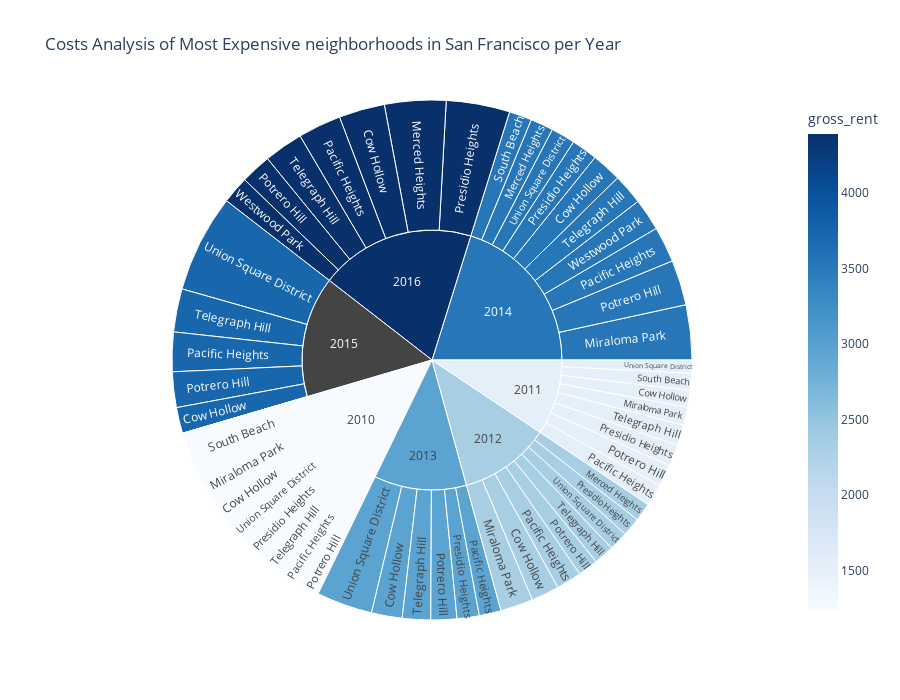

The notebook cell this image was saved under:
### Markdown cell above
### Create a sunburst chart to conduct a costs analysis of most expensive neighborhoods in San Francisco per year

### Code cell
# Sunburst Plot
fig = px.sunburst(
    df_expensive_neighborhoods_per_year,
    path=["year", "neighborhood"],
    values='sale_price_sqr_foot',
    color='gross_rent', 
    color_continuous_scale='Blues',
    title="Costs Analysis of Most Expensive neighborhoods in San Francisco per Year",
    height=700
)


fig.show()

### Figure 1 — Plotly figure (JSON) as saved in the notebook; plotly's stock layout.template omitted (floating-point values rounded to 4 significant figures)
{"data": [{"branchvalues": "total", "customdata": [[1239], [1530.0], [2324], [2971], [3528.0], [3739.0], [4390], [2324], [3528], [4390], [1239], [1530], [2324], [3528.0], [1239], [1530], [2324], [2971], [3528], [3739], [4390], [1239], [1530], [2324], [2971], [3528], [3739], [4390], [1239], [1530], [2324], [2971], [3528], [null], [4390], [1239], [1530.0], [3528], [1239], [1530], [2324], [2971], [3528.0], [3739], [4390], [1239], [1530], [2324], [2971], [3528], [3739.0], [3528.0], [4390], [1239.0], [1530], [2324.0], [2971], [3528], [null], [4390]], "domain": {"x": [0, 1], "y": [0, 1]}, "hovertemplate": "labels=%{label}<br>sale_price_sqr_foot=%{value}<br>parent=%{parent}<br>id=%{id}<br>gross_rent=%{color}<extra></extra>", "ids": ["2010/Cow Hollow", "2011/Cow Hollow", "2012/Cow Hollow", "2013/Cow Hollow", "2014/Cow Hollow", "2015/Cow Hollow", "2016/Cow Hollow", "2012/Merced Heights", "2014/Merced Heights", "2016/Merced Heights", "2010/Miraloma Park", "2011/Miraloma Park", "2012/Miraloma Park", "2014/Miraloma Park", "2010/Pacific Heights", "2011/Pacific Heights", "2012/Pacific Heights", "2013/Pacific Heights", "2014/Pacific Heights", "2015/Pacific Heights", "2016/Pacific Heights", "2010/Potrero Hill", "2011/Potrero Hill", "2012/Potrero Hill", "2013/Potrero Hill", "2014/Potrero Hill", "2015/Potrero Hill", "2016/Potrero Hill", "2010/Presidio Heights", "2011/Presidio Heights", "2012/Presidio Heights", "2013/Presidio Heights", "2014/Presidio Heights", "2015/Presidio Heights", "2016/Presidio Heights", "2010/South Beach", "2011/South Beach", "2014/South Beach", "2010/Telegraph Hill", "2011/Telegraph Hill", "2012/Telegraph Hill", "2013/Telegraph Hill", "2014/Telegraph Hill", "2015/Telegraph Hill", "2016/Telegraph Hill", "2010/Union Square District", "2011/Union Square District", "2012/Union Square District", "2013/Union Square District", "2014/Union Square District", "2015/Union Square District", "2014/Westwood Park", "2016/Westwood Park", "2010", "2011", "2012", "2013", "2014", "2015", "2016"], "labels": ["Cow Hollow", "Cow Hollow", "Cow Hollow", "Cow Hollow", "Cow Hollow", "Cow Hollow", "Cow Hollow", "Merced Heights", "Merced Heights", "Merced Heights", "Miraloma Park", "Miraloma Park", "Miraloma Park", "Miraloma Park", "Pacific Heights", "Pacific Heights", "Pacific Heights", "Pacific Heights", "Pacific Heights", "Pacific Heights", "Pacific Heights", "Potrero Hill", "Potrero Hill", "Potrero Hill", "Potrero Hill", "Potrero Hill", "Potrero Hill", "Potrero Hill", "Presidio Heights", "Presidio Heights", "Presidio Heights", "Presidio Heights", "Presidio Heights", "Presidio Heights", "Presidio Heights", "South Beach", "South Beach", "South Beach", "Telegraph Hill", "Telegraph Hill", "Telegraph Hill", "Telegraph Hill", "Telegraph Hill", "Telegraph Hill", "Telegraph Hill", "Union Square District", "Union Square District", "Union Square District", "Union Square District", "Union Square District", "Union Square District", "Westwood Park", "Westwood Park", "2010", "2011", "2012", "2013", "2014", "2015", "2016"], "marker": {"coloraxis": "coloraxis", "colors": [1239, 1530.0, 2324, 2971, 3528.0, 3739.0, 4390, 2324, 3528, 4390, 1239, 1530, 2324, 3528.0, 1239, 1530, 2324, 2971, 3528, 3739, 4390, 1239, 1530, 2324, 2971, 3528, 3739, 4390, 1239, 1530, 2324, 2971, 3528, null, 4390, 1239, 1530.0, 3528, 1239, 1530, 2324, 2971, 3528.0, 3739, 4390, 1239, 1530, 2324, 2971, 3528, 3739.0, 3528.0, 4390, 1239.0, 1530, 2324.0, 2971, 3528, null, 4390]}, "name": "", "parents": ["2010", "2011", "2012", "2013", "2014", "2015", "2016", "2012", "2014", "2016", "2010", "2011", "2012", "2014", "2010", "2011", "2012", "2013", "2014", "2015", "2016", "2010", "2011", "2012", "2013", "2014", "2015", "2016", "2010", "2011", "2012", "2013", "2014", "2015", "2016", "2010", "2011", "2014", "2010", "2011", "2012", "2013", "2014", "2015", "2016", "2010", "2011", "2012", "2013", "2014", "2015", "2014", "2016", "", "", "", "", "", "", ""], "type": "sunburst", "values": [569.4, 390.6, 644.8, 707.4, 691.9, 598.6, 1059.0, 421.1, 528.7, 1417.0, 680.6, 414.7, 756.2, 1268.0, 496.5, 509.0, 586.2, 503.9, 824.7, 910.2, 996.4, 491.5, 503.1, 466.6, 598.7, 1045.0, 821.3, 707.7, 549.4, 493.8, 426.6, 512.8, 603.5, 0, 1466.0, 1037.0, 388.6, 524.6, 524.8, 483.4, 465.8, 653.3, 708.2, 997.0, 903.0, 569.2, 302.1, 445.2, 1290.0, 558.3, 2259.0, 743.0, 631.2, 4918.0, 3485.0, 4213.0, 4267.0, 7496.0, 5586.0, 7180.0]}], "layout": {"coloraxis": {"colorbar": {"title": {"text": "gross_rent"}}, "colorscale": [[0, "rgb(247,251,255)"], [0.125, "rgb(222,235,247)"], [0.25, "rgb(198,219,239)"], [0.375, "rgb(158,202,225)"], [0.5, "rgb(107,174,214)"], [0.625, "rgb(66,146,198)"], [0.75, "rgb(33,113,181)"], [0.875, "rgb(8,81,156)"], [1, "rgb(8,48,107)"]]}, "height": 700, "legend": {"tracegroupgap": 0}, "title": {"text": "Costs Analysis of Most Expensive neighborhoods in San Francisco per Year"}}}
